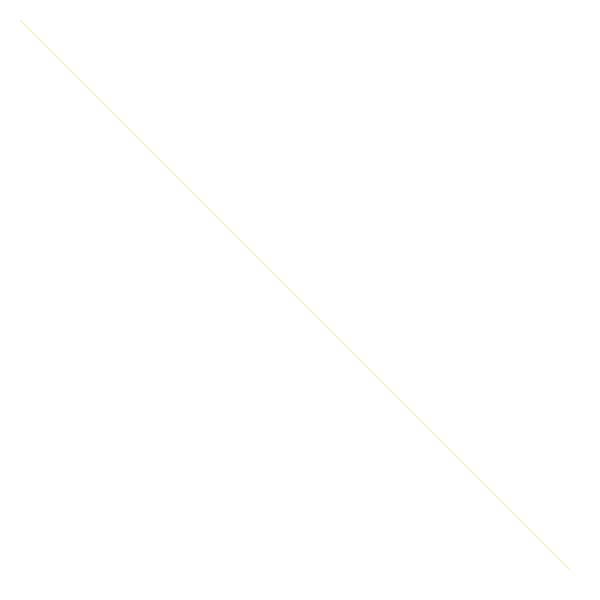
Frame 1 (no input)
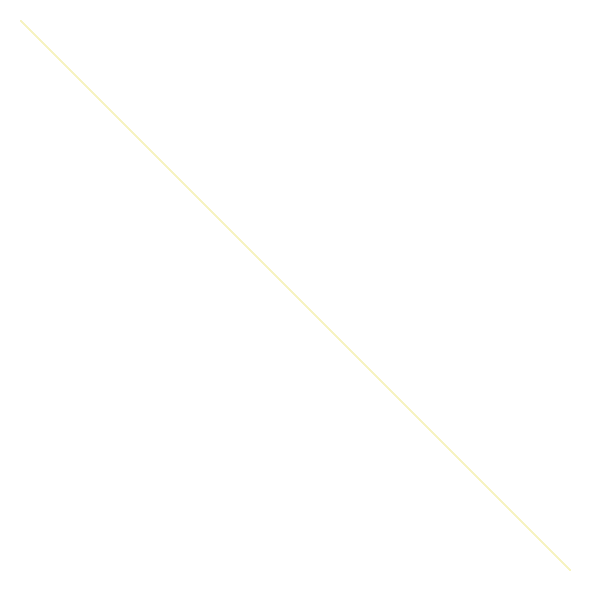
Frame 60 (the mouse pressed at the canvas centre just before this capture)
Frame 120 (the mouse held since frame 60 and released just before this capture): identical to frame 60, image omitted

The Processing sketch that drew these frames (run headless with seeded random() and noise(); from frame 60 on, the mouse is pressed at the canvas centre):

// Processing sketch: processing_34238
// ── processing_34238.pde



void setup() {
  size(600, 600); 
  background(255); 
  stroke(0); 
  smooth(); 
}

void draw() {
  stroke (245, 242, 193); 
  fill (232, 226, 115); 
  bezier(30, 30, mouseX, mouseY, mouseX, mouseY, 570, 570); 
  bezier(30, 30, mouseY, mouseX, mouseY, mouseX, 570, 570); 


}

void mouseClicked() {
  background(255); 
}
